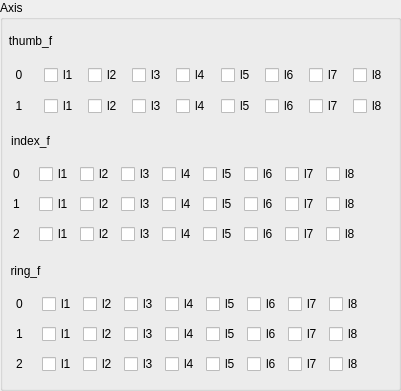
  <widget class="QGroupBox" name="groupBox_4">
   <property name="geometry">
    <rect>
     <x>10</x>
     <y>11</y>
     <width>401</width>
     <height>391</height>
    </rect>
   </property>
   <property name="title">
    <string>Axis</string>
   </property>
   <widget class="QLabel" name="label_8">
    <property name="geometry">
     <rect>
      <x>0</x>
      <y>30</y>
      <width>61</width>
      <height>21</height>
     </rect>
    </property>
    <property name="text">
     <string>thumb_f</string>
    </property>
    <property name="alignment">
     <set>Qt::AlignCenter</set>
    </property>
   </widget>
   <widget class="QLabel" name="label_9">
    <property name="geometry">
     <rect>
      <x>0</x>
      <y>130</y>
      <width>61</width>
      <height>21</height>
     </rect>
    </property>
    <property name="text">
     <string>index_f</string>
    </property>
    <property name="alignment">
     <set>Qt::AlignCenter</set>
    </property>
   </widget>
   <widget class="QWidget" name="layoutWidget">
    <property name="geometry">
     <rect>
      <x>3</x>
      <y>290</y>
      <width>391</width>
      <height>91</height>
     </rect>
    </property>
    <layout class="QGridLayout" name="gridLayout_6">
     <item row="0" column="0">
      <widget class="QLabel" name="label_18">
       <property name="text">
        <string>0</string>
       </property>
       <property name="alignment">
        <set>Qt::AlignCenter</set>
       </property>
      </widget>
     </item>
     <item row="0" column="1">
      <widget class="QCheckBox" name="checkBox_ring_0l1">
       <property name="text">
        <string>l1</string>
       </property>
      </widget>
     </item>
     <item row="0" column="2">
      <widget class="QCheckBox" name="checkBox_ring_0l2">
       <property name="text">
        <string>l2</string>
       </property>
      </widget>
     </item>
     <item row="0" column="3">
      <widget class="QCheckBox" name="checkBox_ring_0l3">
       <property name="text">
        <string>l3</string>
       </property>
      </widget>
     </item>
     <item row="0" column="4">
      <widget class="QCheckBox" name="checkBox_ring_0l4">
       <property name="text">
        <string>l4</string>
       </property>
      </widget>
     </item>
     <item row="0" column="5">
      <widget class="QCheckBox" name="checkBox_ring_0l5">
       <property name="text">
        <string>l5</string>
       </property>
      </widget>
     </item>
     <item row="0" column="6">
      <widget class="QCheckBox" name="checkBox_ring_0l6">
       <property name="text">
        <string>l6</string>
       </property>
      </widget>
     </item>
     <item row="0" column="7">
      <widget class="QCheckBox" name="checkBox_ring_0l7">
       <property name="text">
        <string>l7</string>
       </property>
      </widget>
     </item>
     <item row="0" column="8" colspan="2">
      <widget class="QCheckBox" name="checkBox_ring_0l8">
       <property name="text">
        <string>l8</string>
       </property>
      </widget>
     </item>
     <item row="1" column="0">
      <widget class="QLabel" name="label_19">
       <property name="text">
        <string>1</string>
       </property>
       <property name="alignment">
        <set>Qt::AlignCenter</set>
       </property>
      </widget>
     </item>
     <item row="1" column="1">
      <widget class="QCheckBox" name="checkBox_ring_1l1">
       <property name="text">
        <string>l1</string>
       </property>
      </widget>
     </item>
     <item row="1" column="2">
      <widget class="QCheckBox" name="checkBox_ring_1l2">
       <property name="text">
        <string>l2</string>
       </property>
      </widget>
     </item>
     <item row="1" column="3">
      <widget class="QCheckBox" name="checkBox_ring_1l3">
       <property name="text">
        <string>l3</string>
       </property>
      </widget>
     </item>
     <item row="1" column="4">
      <widget class="QCheckBox" name="checkBox_ring_1l4">
       <property name="text">
        <string>l4</string>
       </property>
      </widget>
     </item>
     <item row="1" column="5">
      <widget class="QCheckBox" name="checkBox_ring_1l5">
       <property name="text">
        <string>l5</string>
       </property>
      </widget>
     </item>
     <item row="1" column="6">
      <widget class="QCheckBox" name="checkBox_ring_1l6">
       <property name="text">
        <string>l6</string>
       </property>
      </widget>
     </item>
     <item row="1" column="7">
      <widget class="QCheckBox" name="checkBox_ring_1l7">
       <property name="text">
        <string>l7</string>
       </property>
      </widget>
     </item>
     <item row="1" column="8" colspan="2">
      <widget class="QCheckBox" name="checkBox_ring_1l8">
       <property name="text">
        <string>l8</string>
       </property>
      </widget>
     </item>
     <item row="2" column="0">
      <widget class="QLabel" name="label_20">
       <property name="text">
        <string>2</string>
       </property>
       <property name="alignment">
        <set>Qt::AlignCenter</set>
       </property>
      </widget>
     </item>
     <item row="2" column="1">
      <widget class="QCheckBox" name="checkBox_ring_2l1">
       <property name="text">
        <string>l1</string>
       </property>
      </widget>
     </item>
     <item row="2" column="2">
      <widget class="QCheckBox" name="checkBox_ring_2l2">
       <property name="text">
        <string>l2</string>
       </property>
      </widget>
     </item>
     <item row="2" column="3">
      <widget class="QCheckBox" name="checkBox_ring_2l3">
       <property name="text">
        <string>l3</string>
       </property>
      </widget>
     </item>
     <item row="2" column="4">
      <widget class="QCheckBox" name="checkBox_ring_2l4">
       <property name="text">
        <string>l4</string>
       </property>
      </widget>
     </item>
     <item row="2" column="5">
      <widget class="QCheckBox" name="checkBox_ring_2l5">
       <property name="text">
        <string>l5</string>
       </property>
      </widget>
     </item>
     <item row="2" column="6">
      <widget class="QCheckBox" name="checkBox_ring_2l6">
       <property name="text">
        <string>l6</string>
       </property>
      </widget>
     </item>
     <item row="2" column="7">
      <widget class="QCheckBox" name="checkBox_ring_2l7">
       <property name="text">
        <string>l7</string>
       </property>
      </widget>
     </item>
     <item row="2" column="8" colspan="2">
      <widget class="QCheckBox" name="checkBox_ring_2l8">
       <property name="text">
        <string>l8</string>
       </property>
      </widget>
     </item>
    </layout>
   </widget>
   <widget class="QLabel" name="label_10">
    <property name="geometry">
     <rect>
      <x>0</x>
      <y>260</y>
      <width>51</width>
      <height>21</height>
     </rect>
    </property>
    <property name="text">
     <string>ring_f</string>
    </property>
    <property name="alignment">
     <set>Qt::AlignCenter</set>
    </property>
   </widget>
   <widget class="QWidget" name="layoutWidget">
    <property name="geometry">
     <rect>
      <x>0</x>
      <y>160</y>
      <width>392</width>
      <height>91</height>
     </rect>
    </property>
    <layout class="QGridLayout" name="gridLayout_5">
     <item row="0" column="0">
      <widget class="QLabel" name="label_15">
       <property name="text">
        <string>0</string>
       </property>
       <property name="alignment">
        <set>Qt::AlignCenter</set>
       </property>
      </widget>
     </item>
     <item row="0" column="1">
      <widget class="QCheckBox" name="checkBox_index_0l1">
       <property name="text">
        <string>l1</string>
       </property>
      </widget>
     </item>
     <item row="0" column="2">
      <widget class="QCheckBox" name="checkBox_index_0l2">
       <property name="text">
        <string>l2</string>
       </property>
      </widget>
     </item>
     <item row="0" column="3">
      <widget class="QCheckBox" name="checkBox_index_0l3">
       <property name="text">
        <string>l3</string>
       </property>
      </widget>
     </item>
     <item row="0" column="4">
      <widget class="QCheckBox" name="checkBox_index_0l4">
       <property name="text">
        <string>l4</string>
       </property>
      </widget>
     </item>
     <item row="0" column="5">
      <widget class="QCheckBox" name="checkBox_index_0l5">
       <property name="text">
        <string>l5</string>
       </property>
      </widget>
     </item>
     <item row="0" column="6">
      <widget class="QCheckBox" name="checkBox_index_0l6">
       <property name="text">
        <string>l6</string>
       </property>
      </widget>
     </item>
     <item row="0" column="7">
      <widget class="QCheckBox" name="checkBox_index_0l7">
       <property name="text">
        <string>l7</string>
       </property>
      </widget>
     </item>
     <item row="0" column="8" colspan="2">
      <widget class="QCheckBox" name="checkBox_index_0l8">
       <property name="text">
        <string>l8</string>
       </property>
      </widget>
     </item>
     <item row="1" column="0">
      <widget class="QLabel" name="label_16">
       <property name="text">
        <string>1</string>
       </property>
       <property name="alignment">
        <set>Qt::AlignCenter</set>
       </property>
      </widget>
     </item>
     <item row="1" column="1">
      <widget class="QCheckBox" name="checkBox_index_1l1">
       <property name="text">
        <string>l1</string>
       </property>
      </widget>
     </item>
     <item row="1" column="2">
      <widget class="QCheckBox" name="checkBox_index_1l2">
       <property name="text">
        <string>l2</string>
       </property>
      </widget>
     </item>
     <item row="1" column="3">
      <widget class="QCheckBox" name="checkBox_index_1l3">
       <property name="text">
        <string>l3</string>
       </property>
      </widget>
     </item>
     <item row="1" column="4">
      <widget class="QCheckBox" name="checkBox_index_1l4">
       <property name="text">
        <string>l4</string>
       </property>
      </widget>
     </item>
     <item row="1" column="5">
      <widget class="QCheckBox" name="checkBox_index_1l5">
       <property name="text">
        <string>l5</string>
       </property>
      </widget>
     </item>
     <item row="1" column="6">
      <widget class="QCheckBox" name="checkBox_index_1l6">
       <property name="text">
        <string>l6</string>
       </property>
      </widget>
     </item>
     <item row="1" column="7">
      <widget class="QCheckBox" name="checkBox_index_1l7">
       <property name="text">
        <string>l7</string>
       </property>
      </widget>
     </item>
     <item row="2" column="0">
      <widget class="QLabel" name="label_17">
       <property name="text">
        <string>2</string>
       </property>
       <property name="alignment">
        <set>Qt::AlignCenter</set>
       </property>
      </widget>
     </item>
     <item row="2" column="1">
      <widget class="QCheckBox" name="checkBox_index_2l1">
       <property name="text">
        <string>l1</string>
       </property>
      </widget>
     </item>
     <item row="2" column="2">
      <widget class="QCheckBox" name="checkBox_index_2l2">
       <property name="text">
        <string>l2</string>
       </property>
      </widget>
     </item>
     <item row="2" column="3">
      <widget class="QCheckBox" name="checkBox_index_2l3">
       <property name="text">
        <string>l3</string>
       </property>
      </widget>
     </item>
     <item row="2" column="4">
      <widget class="QCheckBox" name="checkBox_index_2l4">
       <property name="text">
        <string>l4</string>
       </property>
      </widget>
     </item>
     <item row="2" column="5">
      <widget class="QCheckBox" name="checkBox_index_2l5">
       <property name="text">
        <string>l5</string>
       </property>
      </widget>
     </item>
     <item row="2" column="6">
      <widget class="QCheckBox" name="checkBox_index_2l6">
       <property name="text">
        <string>l6</string>
       </property>
      </widget>
     </item>
     <item row="2" column="7">
      <widget class="QCheckBox" name="checkBox_index_2l7">
       <property name="text">
        <string>l7</string>
       </property>
      </widget>
     </item>
     <item row="2" column="8" colspan="2">
      <widget class="QCheckBox" name="checkBox_index_2l8">
       <property name="text">
        <string>l8</string>
       </property>
      </widget>
     </item>
     <item row="1" column="8" colspan="2">
      <widget class="QCheckBox" name="checkBox_index_1l8">
       <property name="text">
        <string>l8</string>
       </property>
      </widget>
     </item>
    </layout>
   </widget>
   <widget class="QWidget" name="layoutWidget">
    <property name="geometry">
     <rect>
      <x>0</x>
      <y>60</y>
      <width>391</width>
      <height>61</height>
     </rect>
    </property>
    <layout class="QGridLayout" name="gridLayout_3">
     <item row="0" column="0">
      <widget class="QLabel" name="label_11">
       <property name="text">
        <string>0</string>
       </property>
       <property name="alignment">
        <set>Qt::AlignCenter</set>
       </property>
      </widget>
     </item>
     <item row="0" column="1">
      <widget class="QCheckBox" name="checkBox_thumb_0l1">
       <property name="text">
        <string>l1</string>
       </property>
      </widget>
     </item>
     <item row="0" column="2">
      <widget class="QCheckBox" name="checkBox_thumb_0l2">
       <property name="text">
        <string>l2</string>
       </property>
      </widget>
     </item>
     <item row="0" column="3">
      <widget class="QCheckBox" name="checkBox_thumb_0l3">
       <property name="text">
        <string>l3</string>
       </property>
      </widget>
     </item>
     <item row="0" column="4">
      <widget class="QCheckBox" name="checkBox_thumb_0l4">
       <property name="text">
        <string>l4</string>
       </property>
      </widget>
     </item>
     <item row="0" column="5">
      <widget class="QCheckBox" name="checkBox_thumb_0l5">
       <property name="text">
        <string>l5</string>
       </property>
      </widget>
     </item>
     <item row="0" column="6">
      <widget class="QCheckBox" name="checkBox_thumb_0l6">
       <property name="text">
        <string>l6</string>
       </property>
      </widget>
     </item>
     <item row="0" column="7">
      <widget class="QCheckBox" name="checkBox_thumb_0l7">
       <property name="text">
        <string>l7</string>
       </property>
      </widget>
     </item>
     <item row="0" column="8">
      <widget class="QCheckBox" name="checkBox_thumb_0l8">
       <property name="text">
        <string>l8</string>
       </property>
      </widget>
     </item>
     <item row="1" column="1">
      <widget class="QCheckBox" name="checkBox_thumb_1l1">
       <property name="text">
        <string>l1</string>
       </property>
      </widget>
     </item>
     <item row="1" column="2">
      <widget class="QCheckBox" name="checkBox_thumb_1l2">
       <property name="text">
        <string>l2</string>
       </property>
      </widget>
     </item>
     <item row="1" column="3">
      <widget class="QCheckBox" name="checkBox_thumb_1l3">
       <property name="text">
        <string>l3</string>
       </property>
      </widget>
     </item>
     <item row="1" column="4">
      <widget class="QCheckBox" name="checkBox_thumb_1l4">
       <property name="text">
        <string>l4</string>
       </property>
      </widget>
     </item>
     <item row="1" column="5">
      <widget class="QCheckBox" name="checkBox_thumb_1l5">
       <property name="text">
        <string>l5</string>
       </property>
      </widget>
     </item>
     <item row="1" column="6">
      <widget class="QCheckBox" name="checkBox_thumb_1l6">
       <property name="text">
        <string>l6</string>
       </property>
      </widget>
     </item>
     <item row="1" column="7">
      <widget class="QCheckBox" name="checkBox_thumb_1l7">
       <property name="text">
        <string>l7</string>
       </property>
      </widget>
     </item>
     <item row="1" column="8">
      <widget class="QCheckBox" name="checkBox_thumb_1l8">
       <property name="text">
        <string>l8</string>
       </property>
      </widget>
     </item>
     <item row="1" column="0">
      <widget class="QLabel" name="label_21">
       <property name="text">
        <string>1</string>
       </property>
       <property name="alignment">
        <set>Qt::AlignCenter</set>
       </property>
      </widget>
     </item>
    </layout>
   </widget>
  </widget>
